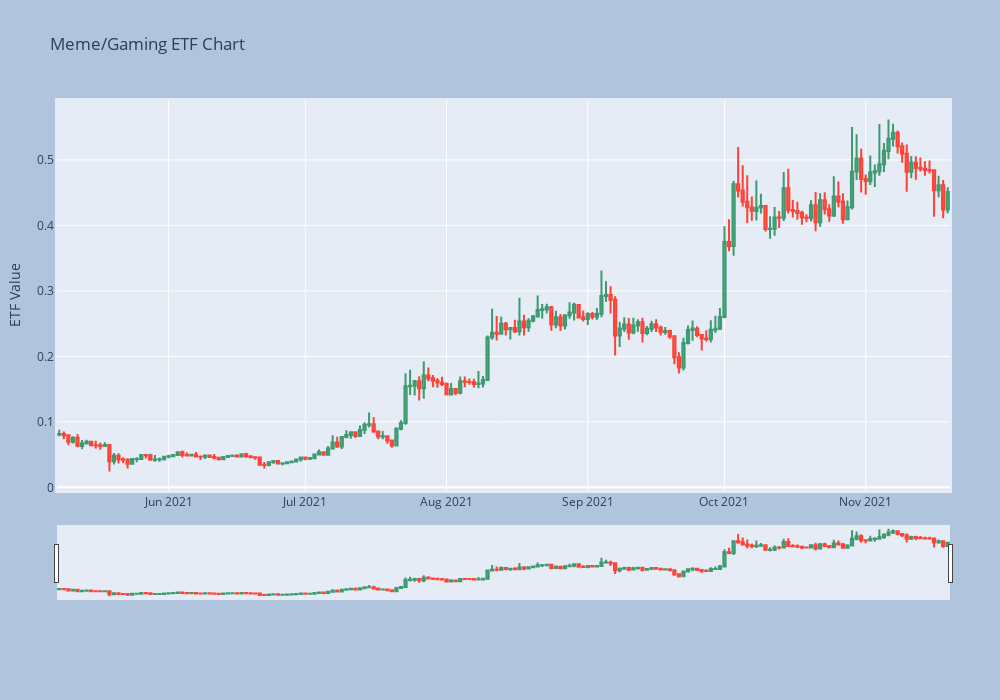

Notebook code for this chart:
### Markdown cell above
### MGN Token Plot for Dashboard

### Code cell
mgn_fig = go.Figure(data=[go.Candlestick(x=mgn_frame.index,
                open=mgn_frame['Open'],
                high=mgn_frame['High'],
                low=mgn_frame['Low'],
                close=mgn_frame['Close'])])

mgn_fig.update_layout(
     title = "Meme/Gaming ETF Chart",
    yaxis_title="ETF Value",
    autosize=False,
    width=1000,
    height=700,
    margin=dict(
        l=50,
        r=50,
        b=100,
        t=100,
        pad=2
    ),
    paper_bgcolor="LightSteelBlue",
)

### Figure 1 — Plotly figure (JSON) as saved in the notebook; plotly's stock layout.template omitted (floating-point values rounded to 4 significant figures; data arrays with more than 128 entries replaced by an {"elided": "..."} marker saying what was removed)
{"data": [{"close": {"elided": "196 float values"}, "high": {"elided": "196 float values"}, "low": {"elided": "196 float values"}, "open": {"elided": "196 float values"}, "type": "candlestick", "x": {"elided": "196 str values"}}], "layout": {"autosize": false, "height": 700, "margin": {"b": 100, "l": 50, "pad": 2, "r": 50, "t": 100}, "paper_bgcolor": "LightSteelBlue", "title": {"text": "Meme/Gaming ETF Chart"}, "width": 1000, "xaxis": {"autorange": true, "range": ["2021-05-07 12:00", "2021-11-19 12:00"], "rangeslider": {"autorange": true, "range": ["2021-05-07 12:00", "2021-11-19 12:00"], "yaxis": {"_template": null, "rangemode": "match"}}, "type": "date"}, "yaxis": {"autorange": true, "range": [-0.005606, 0.5914], "title": {"text": "ETF Value"}}}}
